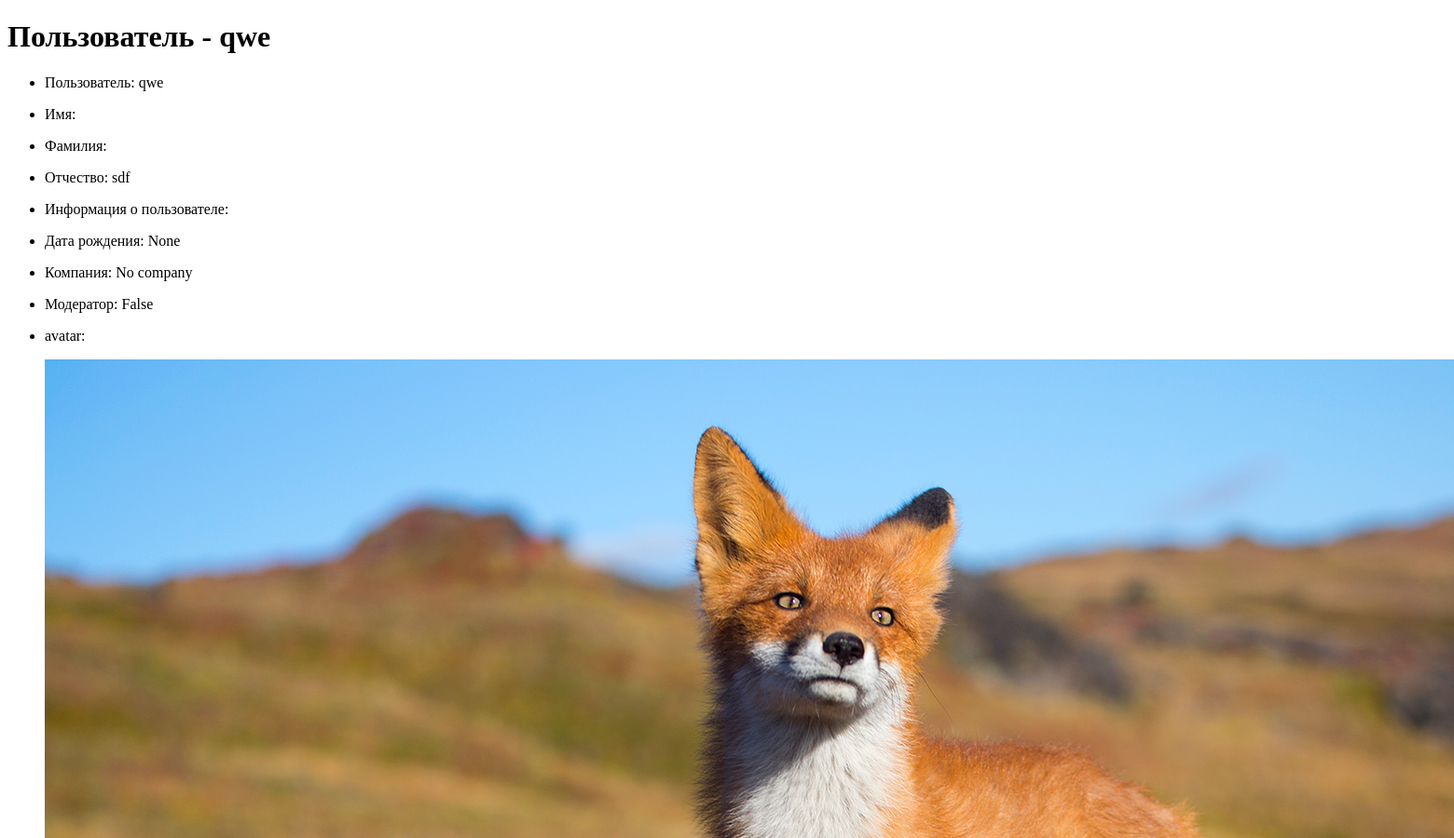
Page /accounts/user/2 (upper part) on the earlier database version.
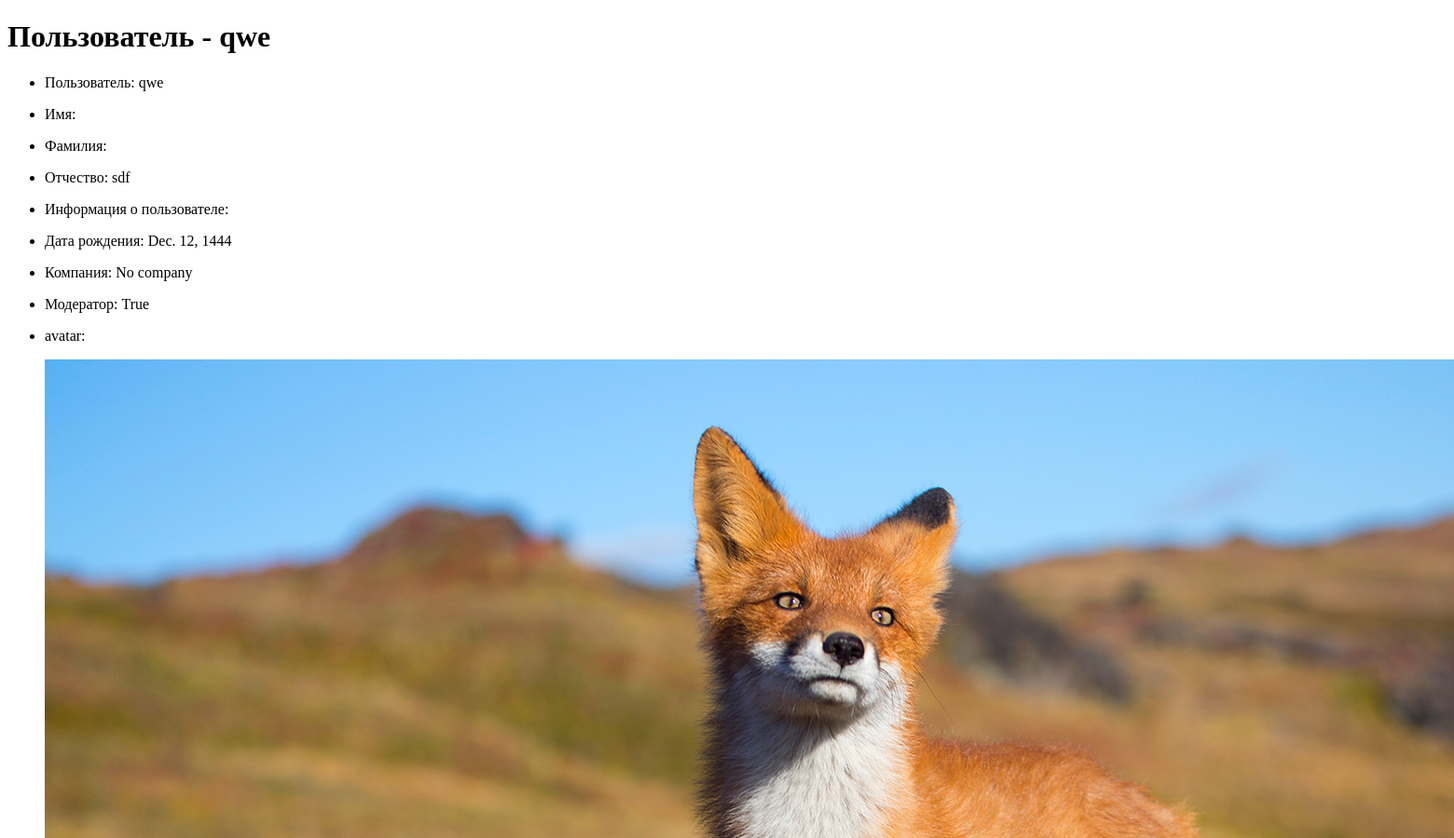
Same page on the later database version.
### accounts/models.py (models this page shows, shortened)
class Profile(models.Model):
    user = models.OneToOneField(User, on_delete=models.CASCADE)
    last_name = models.CharField('Фамилия', max_length=50, blank=True)
    first_name = models.CharField('Имя', max_length=50, blank=True)
    middle_name = models.CharField('Отчество', max_length=50, blank=True)
    bio = models.TextField('Информация о себе', max_length=500, blank=True)
    birth_date = models.DateField('Дата рождения: YYYY-mm-dd', null=True, blank=True)
    avatar = models.ImageField('Аватар', upload_to='users/%Y/%m/%d/', blank=True)
    company = models.ForeignKey(Company,
                                related_name='employee',
                                on_delete=models.SET(get_stab_company_id))
    is_admin = models.BooleanField('Администратор', default=False)
    is_moderator = models.BooleanField('Модератор', default=False)

### companies/models.py (models this page shows, shortened)
class Company(models.Model):
    title = models.CharField('Название', max_length=50)
    description = models.TextField('Информация о компании', max_length=500, blank=True)
    news = models.TextField('Новости компании', blank=True)
    foundation_date = models.DateField('Дата основания: YYYY-mm-dd', null=True, blank=True)
    avatar = models.ImageField('Аватар', upload_to='company /%Y/%m/%d/', blank=True)
    def __str__(self):
        return '{}'.format(self.title)
    class Meta:
         verbose_name = "Company"
         verbose_name_plural = "Companies"

### accounts/views.py (the view)
# urls.py: path('user/<int:pk>', views.ProfileDetailView.as_view(), name='user_detail'),
class ProfileDetailView(DetailView):
    model = Profile
    template_name = 'accounts/user_detail.html'
    context_object_name = 'profile'

### accounts/templates/accounts/user_detail.html (shortened to what this page needs)
{% extends "base.html" %}
{% block content %}
    <h1>Пользователь - {{ profile.user.username }}</h1>
    <div>
        <ul>
            <li><p>Пользователь: {{ profile.user.username }}</p></li>
            <li><p>Имя: {{ profile.first_name }}</p></li>
            <li><p>Фамилия: {{ profile.last_name }}</p></li>
            <li><p>Отчество: {{ profile.middle_name }}</p></li>
            <li><p>Информация о пользователе: {{ profile.bio }}</p></li>
            <li><p>Дата рождения: {{ profile.birth_date }}</p></li>
            <li><p>Компания: {{ profile.company}}</p></li>
            <li><p>Модератор: {{ profile.is_moderator}}</p></li>
            <li><p>avatar: </p>
                <p><img src="{{ MEDIA_URL }}{{ profile.avatar }}" alt="{{ profile.avatar }}"></p>
            </li>
        </ul>
    </div>
{% endblock %}

Differences in the rows shown:
changed Profile "sdf": birth_date "None" → "Dec. 12, 1444"; is_moderator "False" → "True"
